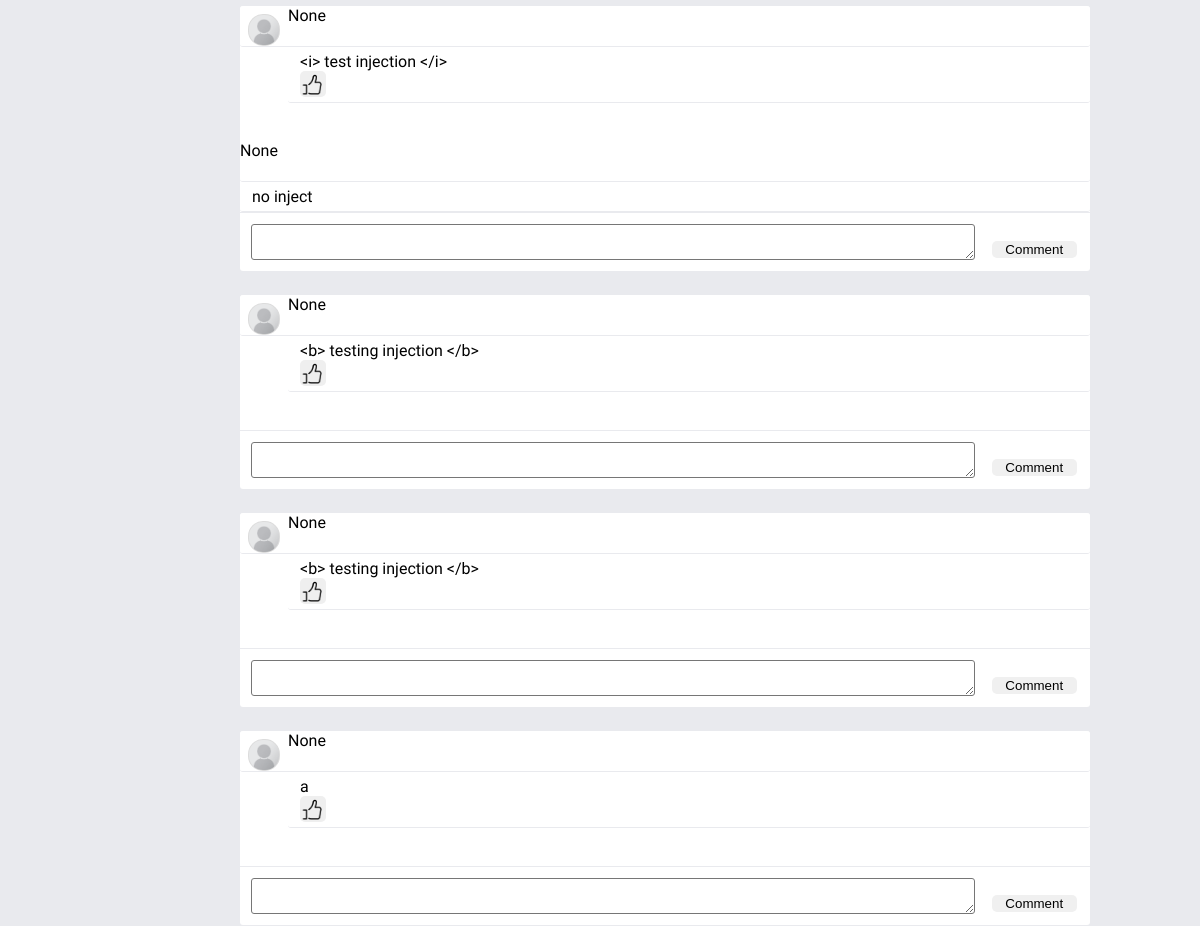
The app's page /user_profile/ (middle part), older data.
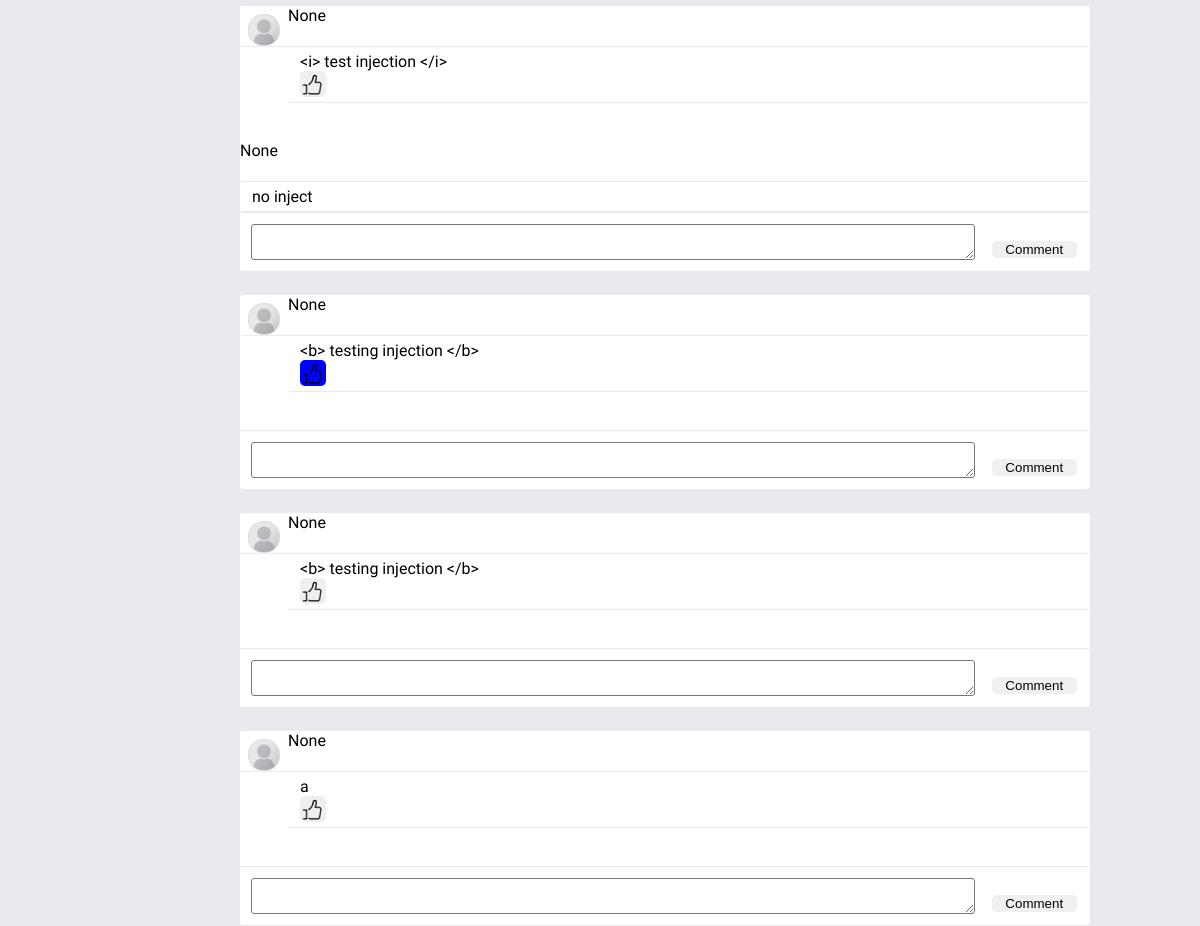
The same page, newer data.
### blog/models.py (models this page shows, shortened)
class Post(models.Model):
    id = models.AutoField(primary_key=True)
    title = models.CharField(max_length=100, null=True, blank=True)
    content = models.TextField()
    media = models.CharField(max_length =100, null=True, blank=True)
    date_posted = models.DateTimeField(auto_now_add=True)
    author = models.ForeignKey(settings.AUTH_USER_MODEL, on_delete=models.CASCADE, null=True, blank=True)
    likes = models.IntegerField(default=0)
    parent_id = models.IntegerField(null=True, blank=True)

### user_profile/views.py (the view)
# urls.py: path('', views.home, name = 'blog-home'),
def home(request):
    posts = Post.objects.filter(parent_id=None).order_by('date_posted').reverse()
    context = {
        'posts': []
    }
    for i in posts:
        comments = Post.objects.filter(parent_id=i.id).order_by('date_posted')
        if comments:
            context['posts'].append([i, comments])
        else:
            context['posts'].append([i, []])
    return render(request, 'user_profile/profile.html', context)

### user_profile/models.py (called while the page is built)
    def __str__(self):
        return self.username

### user_profile/templates/user_profile/profile.html (shortened to what this page needs)
{% extends "user_profile/user_base.html" %}
{% block content %}
<main>
    <div id="feed_wall">
        {% for post in posts %}
        <div class="container" >
            <div class="post_block" id={{post.0.id}}>
                <div class="post_header">
                    <img class="user_mini_pic" src="{% static 'user_profile/profile-placeholder.png' %}"/>
                    <p>{{post.0.author}}</p>
                </div>
                <div class="post">
                    <p>
                        {{post.0.content}}
                    </p>
                    {% if post.0.likes == 1 %}
                    <button class="likebtn" onclick="sendLike(this);" style="background-color: blue">
                        <img class="likebtn" src="{% static 'user_profile/like.png' %}">
                    </button>
                    {% else %}
                    <button class="likebtn" onclick="sendLike(this);">
                        <img class="likebtn" src="{% static 'user_profile/like.png' %}">
                    </button>
                    {% endif %}
                </div>
                <br><br>
                <div class="comments">
                    {% for comment in post.1 %}
                    <div class="commentbox" id={{comment.id}}>
                        <div class="post_header">
                            <p>{{comment.author}}</p>
                        </div>
                        <div class="post">
                            <p>
                                {{comment.content}}
                            </p>
                        </div>
                    </div>
                    {% endfor %}
                </div>
                <div class="add_comment_post_div">
                    <textarea class="followup" id="followup1"></textarea>
                    <button class="followup_comment_btn" onclick="sendComment(this);">Comment</button>
                </div>
            </div>
        </div>
        {% endfor %}
    </div>
</main>
{% endblock content %}

Row changes from the older to the newer data that the page shows:
changed Post (number 3 of 5 on the later page): likes 0 → 1 (drawn); likes: picture added; likes: picture removed
